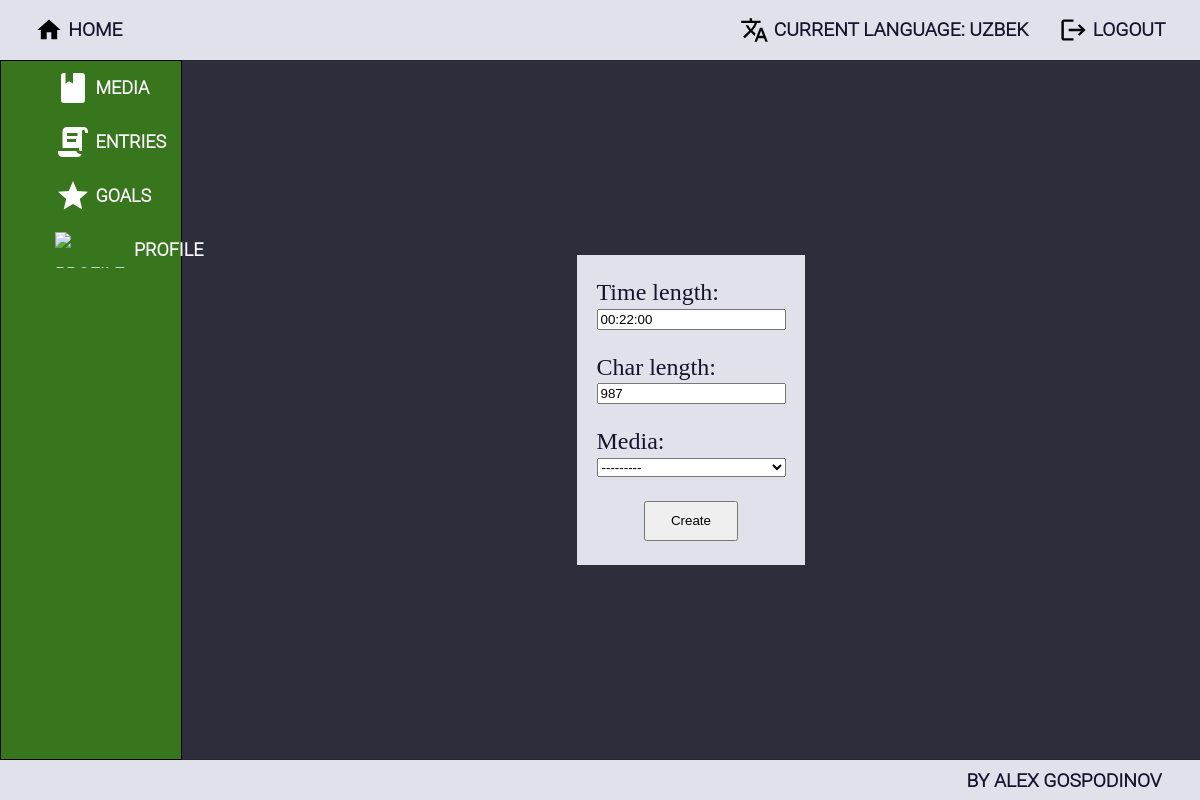
/entries/reading/9/edit/ (signed in), run on the app's committed database.
### ImmersionTracker/accounts/models.py (models this page shows, shortened)
class ImmersionTrackerUser(auth_models.AbstractBaseUser, auth_models.PermissionsMixin):
    MAX_EMAIL_LENGTH = 150
    MAX_FIRST_NAME_LENGTH = 150
    MAX_LAST_NAME_LENGTH = 150
    email = models.EmailField(
        _("email address"),
        max_length=MAX_EMAIL_LENGTH,
        unique=True,
        error_messages={
            "unique": _("A user with that email already exists."),
        },
    )
    first_name = models.CharField(_("first name"), max_length=MAX_FIRST_NAME_LENGTH, blank=True)
    last_name = models.CharField(_("last name"), max_length=MAX_LAST_NAME_LENGTH, blank=True)
    is_staff = models.BooleanField(
        _("staff status"),
        default=False,
        help_text=_("Designates whether the user can log into this admin site."),
    )
    is_active = models.BooleanField(
        _("active"),
        default=True,
        help_text=_(
            "Designates whether this user should be treated as active. "
            "Unselect this instead of deleting accounts."
        ),
    )
    date_joined = models.DateTimeField(_("date joined"), default=timezone.now)
    object = ImmersionTrackerUserManager()
    USERNAME_FIELD = 'email'

class Profile(models.Model):
    NICKNAME_MAX_LENGTH = 20
    nickname = models.CharField(
        max_length=NICKNAME_MAX_LENGTH,
        blank=True,
        null=True,
    )
    current_language = models.ForeignKey('languages.Language', on_delete=models.SET_NULL, blank=True, null=True)
    user = models.OneToOneField(
        ImmersionTrackerUser,
        on_delete=models.CASCADE,
        related_name='profile',
        primary_key=True,
    )
    profile_picture = models.URLField(
        blank=True,
        null=True,
    )

### ImmersionTracker/languages/models.py (models this page shows, shortened)
class Language(HasOwnerProfile, models.Model):
    LANGUAGE_NAME_MAX_LENGTH = 20
    name = models.CharField(
        max_length=LANGUAGE_NAME_MAX_LENGTH,
        null=False,
        blank=False,
    )

### ImmersionTracker/immersion_entries/models.py (models this page shows, shortened)
class BaseEntry(HasOwnerProfile, HasLanguage, models.Model):
    time_length = models.DurationField()
    created_on = models.DateField(
        auto_now_add=True,
    )
    edited_on = models.DateField(
        auto_now=True,
    )
    class Meta:
        abstract = True

class ReadingEntry(BaseEntry):
    char_length = models.IntegerField(
        default=None,
        null=True,
        blank=True,
    )
    media = models.ForeignKey(
        ReadingMedia,
        on_delete=models.DO_NOTHING,
        related_name='entries',
    )

### ImmersionTracker/immersion_entries/views.py (the view)
# urls.py: path('<int:pk>/edit/', ReadingEntryEditView.as_view(), name='reading_entry_edit'),
class ReadingEntryEditView(LoginRequiredMixin, PermissionRequiredMixin, UserOwnsObjectMixin,
                           QuerysetByProfileAndLanguageMixin, views.UpdateView):
    permission_required = 'immersion_entries.change_readingentry'
    template_name = 'immersion_entries/reading/reading_entry_edit.html'
    form_class = ReadingEntryForm
    success_url = reverse_lazy('all_entries')
    current_model = ReadingEntry

### ImmersionTracker/immersion_entries/forms.py
class ReadingEntryForm(BaseEntryForm):
    class Meta(BaseEntryForm.Meta):
        model = ReadingEntry
        fields = ('time_length', 'char_length', 'media',)

### ImmersionTracker/core/mixins.py (called while the page is built)
    def check_object_owner(self):
        object = super().get_object()
        if not self.request.user.is_authenticated or object.user_profile != get_current_profile(self.request):
            return self.handle_no_permission()

    def get(self, *args, **kwargs):
        return self.check_object_owner() or super().get(*args, **kwargs)

    def dispatch(self, request, *args, **kwargs):
        if not get_current_language(request):
            return redirect('no_current_language')
        return super().dispatch(request, *args, **kwargs)

    def get_queryset(self):
        queryset = self.current_model.objects.filter(user_profile=get_current_profile(self.request),
                                                     language=get_current_language(self.request))
        return queryset

### ImmersionTracker/media/models.py (called while the page is built)
    def __str__(self):
        return f"{self.name} ({self.type}): {self.status}"

### ImmersionTracker/utils.py (called while the page is built)
def get_current_profile(request):
    return Profile.objects.get(user_id=request.user.id)

def get_current_language(request):
    return get_current_profile(request).current_language

### templates/immersion_entries/reading/reading_entry_edit.html (shortened to what this page needs)
{% extends 'base.html' %}
{% block main_content %}
    <div class="form-wrapper">
        <form action="{% url 'reading_entry_edit' pk=object.pk %}" method="post">
            {{ form }}
            <button type="submit"> Create </button>
        </form>
    </div>
{% endblock %}

### templates/base.html (shortened to what this page needs)
{% load static %}
<!DOCTYPE html>
<html lang="en">
<head>
    <link rel="stylesheet" href="{% static 'style/style.css' %}">
</head>
<body>
    <header>
        <a href="{% url 'index' %}" class="header-nav header-nav-button">
            <img src="{% static 'icons/home.svg' %}" alt="icon-home">
            <span> Home </span>
        </a>
        <div class="navigation">
            <ul class="header-nav logout-and-language">
                {% if request.user.is_authenticated %}
                    <li>
                    <a class="header-nav-button" href="{% url 'languages_index' %}">
                        <img src="{% static 'icons/language.svg' %}" alt="icon-language">
                        <span>Current Language:
                            {% if request.user.profile.current_language %}
                                {{ request.user.profile.current_language.name }}
                            {% else %}
                                None
                            {% endif %}
                        </span>
                    </a>
                    </li>
                    <li>
                        <a class="header-nav-button" href="{% url 'logout' %}">
                            <img src="{% static 'icons/logout.svg' %}" alt="icon-logout">
                            <span> Logout </span>
                        </a>
                    </li>
                {% endif %}
            </ul>
        </div>
    </header>
    <div class="base-wrapper">
    <div class="sidebar">
        <ul class="sidebar-buttons">
            {% if request.user.is_authenticated %}
                <li class="sidebar-button">
                    <div class="sidebar-button-wrapper">
                        <a class="sidebar-link" href="{% url 'all_media' %}">
                            <img class="sidebar-icon" src="{% static 'icons/media.svg' %}" alt="media-icon">
                            <span>media</span>
                        </a>
                    </div>
                </li>
                <li class="sidebar-button">
                    <div class="sidebar-button-wrapper">
                        <a href="{% url 'all_entries' %}" class="sidebar-link">
                            <img class="sidebar-icon" src="{% static 'icons/entry_text.svg' %}" alt="entry-icon">
                            <span> entries </span>
                        </a>
                    </div>
                </li>
                <li class="sidebar-button">
                    <div class="sidebar-button-wrapper">
                        <a href="{% url 'all_goals' %}" class="sidebar-link">
                            <img class="sidebar-icon" src="{% static 'icons/goal.svg' %}" alt="goal-icon">
                            <span> goals </span>
                        </a>
                    </div>
                </li>
                <li class="sidebar-button">
                    <div class="sidebar-button-wrapper">
                        <a href="{% url 'profile_details' pk=request.user.id %}" class="sidebar-link">
                            <img class="sidebar-icon" src="{% static 'icons/profile.svg' %}" alt="profile-icon">
                            <span> profile </span>
                        </a>
                    </div>
                </li>
            {% endif %}
        </ul>
    </div>
        {% block main_content %}
        {% endblock %}
    </div>
    <footer class="footer">
        <p class="credit">By Alex Gospodinov</p>
    </footer>
</body>
</html>

### staticfiles/style/main.css (style rules this page uses)
body { background-color: #2d2d3b; color: #FCF7FF; height: 100vh; margin: 0; padding: 0; display: flex; flex-direction: column; }
a { color: inherit; text-decoration: none; }
.base-wrapper { flex: 1; display: flex; overflow-y: auto; overflow-x: clip; }
html { overflow: hidden; }

### staticfiles/style/header_footer_and_sidebar.css (style rules this page uses)
header, footer { background-color: #e1e1eb; color: #14142e; font-size: larger; font-family: "Roboto Light", sans-serif; font-weight: bold; text-transform: uppercase; height: 60px; box-shadow: 1px 0 1px black; display: flex; flex-direction: row; align-items: center; }
.footer { height: 40px; justify-content: end; padding-right: 2em; }
.navigation { display: flex; flex-direction: row; justify-content: end; flex: 1; }
.header-nav { list-style-type: none; display: flex; flex-direction: row; margin: 0 1em; }
.header-nav-button { display: flex; align-items: center; padding: 0.5em 0.8em; gap: 5px; border-radius: 8px; }
.header-nav-button > img { height: 1.5em; }
.sidebar { width: 15%; flex-shrink: 0; background-color: #38761d; border: 1px solid black; font-size: large; font-family: "Roboto Light", sans-serif; font-weight: bold; }
.sidebar > ul { list-style-type: none; text-transform: uppercase; }
.sidebar-button-wrapper { display: flex; }
.sidebar-link { width: 100%; height: 100%; display: flex; align-items: center; gap: 0.25em; }
.sidebar-link > img { box-sizing: border-box; height: 2em; margin-left: 3em; }
.sidebar-button { width: 100%; height: 3em; line-height: 3em; text-align: center; }
ul { padding: 0; margin: 0; }

### staticfiles/style/forms.css (style rules this page uses)
.form-wrapper { width: 100%; display: flex; justify-content: center; align-items: center; }
.form-wrapper > form { display: flex; flex-direction: column; background-color: #e1e1eb; color: #14142e; padding: 1em 0.8em; gap: 1em; font-size: x-large; }
.form-wrapper > form > div { display: flex; flex-direction: column; gap: 0.1em; }
.form-wrapper > form > button { width: 50%; height: 3em; margin-left: 25%; }

### data on the page
ImmersionTrackerUser: user.profile.current_language.name "UZBEK"
ReadingEntry: time_length "00:22:00", char_length "987", media "---------"
